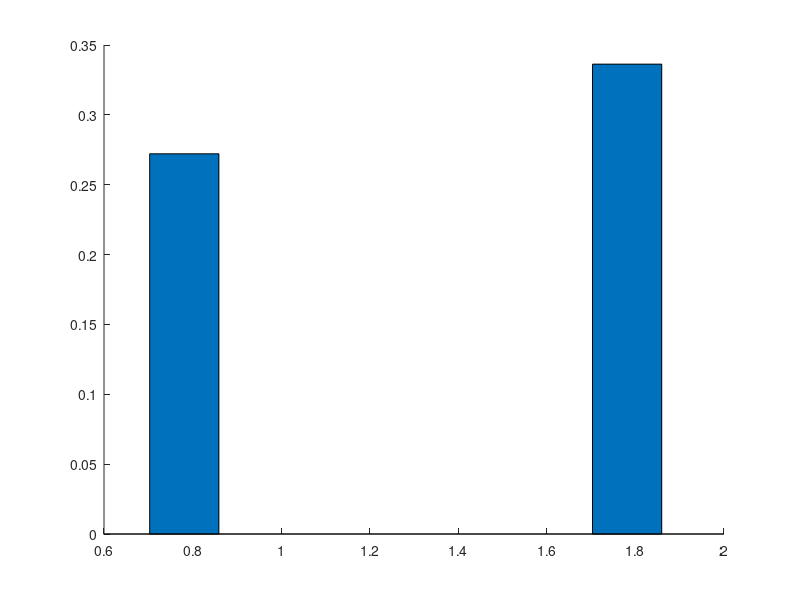

Recreate this plot in MATLAB. (Note: this script raises an error after producing the figure.)
% Plot no-leave-out bar plots for all monkeys and hemispheres

clear all

% noleaveout_all contains pruned-down values to plot as stacked bar graphs. 
% It's more convenient than loading a bunch of unnecessary data.
% notation: S = shuffled, A = actual data, U = upper bound, 
% R = right hemisphere, L = left hemisphere, M1 = monkey 1 (datasets 1-21),
% M2 = monkey 2 (datasets 22-37)
load noleaveout_all

% Bar plot color scheme
% Face colors:
UASc=[1 1 1
    0 0 90/255
    212/255 102/255 0];
% Edge colors (black):
Ec=[1 1 1
    0 0 0
    0 0 0];

% Build up stacks
stackUASR=zeros(37,3); stackUASL=zeros(37,3);
for i=1:37
    stackUASR(i,:)=[YSmR(i),YAmR(i)-YSmR(i),YUmR(i)-YAmR(i)];
    stackUASL(i,:)=[YSmL(i),YAmL(i)-YSmL(i),YUmL(i)-YAmL(i)];
end

% Mean bar figs; normalize each bar so that the upper bound is 1
scaledSR=zeros(37,1);
scaledAR=zeros(37,1);
scaledUR=zeros(37,1);
scaledSL=zeros(37,1);
scaledAL=zeros(37,1);
scaledUL=zeros(37,1);
for i=1:37
    fctR=1/YUmR(i);
    scaledSR(i)=YSmR(i)*fctR;
    scaledAR(i)=YAmR(i)*fctR;
    scaledUR(i)=YUmR(i)*fctR;
    fctL=1/YUmL(i);
    scaledSL(i)=YSmL(i)*fctL;
    scaledAL(i)=YAmL(i)*fctL;
    scaledUL(i)=YUmL(i)*fctL;
end
stackedmeanM1R=[mean(scaledSR(1:21)) mean(scaledAR(1:21))-mean(scaledSR(1:21)) mean(scaledUR(1:21))-mean(scaledAR(1:21))];
stackedmeanM2R=[mean(scaledSR(22:37)) mean(scaledAR(22:37))-mean(scaledSR(22:37)) mean(scaledUR(22:37))-mean(scaledAR(22:37))];
stackedmeanM1L=[mean(scaledSL(1:21)) mean(scaledAL(1:21))-mean(scaledSL(1:21)) mean(scaledUL(1:21))-mean(scaledAL(1:21))];
stackedmeanM2L=[mean(scaledSL(22:37)) mean(scaledAL(22:37))-mean(scaledSL(22:37)) mean(scaledUL(22:37))-mean(scaledAL(22:37))];

% Plot the mean bar plots for monkeys 1 and 2 right hemisphere
figure; hold on
HR=bar([1 2],[stackedmeanM1R;stackedmeanM2R],0.75,'stack');
for k=1:3
    set(HR(k),'facecolor',UASc(k,:));
    set(HR(k),'edgecolor',Ec(k,:));
end
set(gca,'FontSize',14);
xlim([0 3])
title('Averaged, scaled, RIGHT HEMISPHERE, monkey 1 (left), monkey 2 (right), Fig2h')

% Plot the mean bar plots for monkeys 1 and 2 left hemisphere
figure; hold on
HR=bar([1 2],[stackedmeanM1L;stackedmeanM2L],0.75,'stack');
for k=1:3
    set(HR(k),'facecolor',UASc(k,:));
    set(HR(k),'edgecolor',Ec(k,:));
end
set(gca,'FontSize',14);
xlim([0 3])
title('Averaged, scaled, LEFT HEMISPHERE, monkey 1 (left), monkey 2 (right), Fig2h')


% Individual bar plots
% Monkey 1 right hemisphere
figure; hold on
HR1=bar(1:21,stackUASR(1:21,:),1,'stack');
for k=1:3
    set(HR1(k),'facecolor',UASc(k,:));
    set(HR1(k),'edgecolor',Ec(k,:));
end
set(gca,'FontSize',14);
errorbar(1:21,YSmR(1:21),YSseR(1:21),'k.')
errorbar(1:21,YUmR(1:21),YUseR(1:21),'k.')
title('Monkey 1 right hemisphere (Figure2g)')

% Monkey 2 right hemisphere
figure; hold on
HR2=bar(1:16,stackUASR(22:37,:),1,'stack');
for k=1:3
    set(HR2(k),'facecolor',UASc(k,:));
    set(HR2(k),'edgecolor',Ec(k,:));
end
set(gca,'FontSize',14);
errorbar(1:16,YSmR(22:37),YSseR(22:37),'k.')
errorbar(1:16,YUmR(22:37),YUseR(22:37),'k.')
title('Monkey 2 right hemisphere (supp)')

% Monkey 1 left hemisphere
figure; hold on
HL1=bar(1:21,stackUASL(1:21,:),1,'stack');
for k=1:3
    set(HL1(k),'facecolor',UASc(k,:));
    set(HL1(k),'edgecolor',Ec(k,:));
end
set(gca,'FontSize',14);
errorbar(1:21,YSmL(1:21),YSseL(1:21),'k.')
errorbar(1:21,YUmL(1:21),YUseL(1:21),'k.')
title('Monkey 1 left hemisphere (supp)')

% Monkey 2 left hemisphere
figure; hold on
HL2=bar(1:16,stackUASL(22:37,:),1,'stack');
for k=1:3
    set(HL2(k),'facecolor',UASc(k,:));
    set(HL2(k),'edgecolor',Ec(k,:));
end
set(gca,'FontSize',14);
errorbar(1:16,YSmL(22:37),YSseL(22:37),'k.')
errorbar(1:16,YUmL(22:37),YUseL(22:37),'k.')
title('Monkey 2 left hemisphere (supp)')